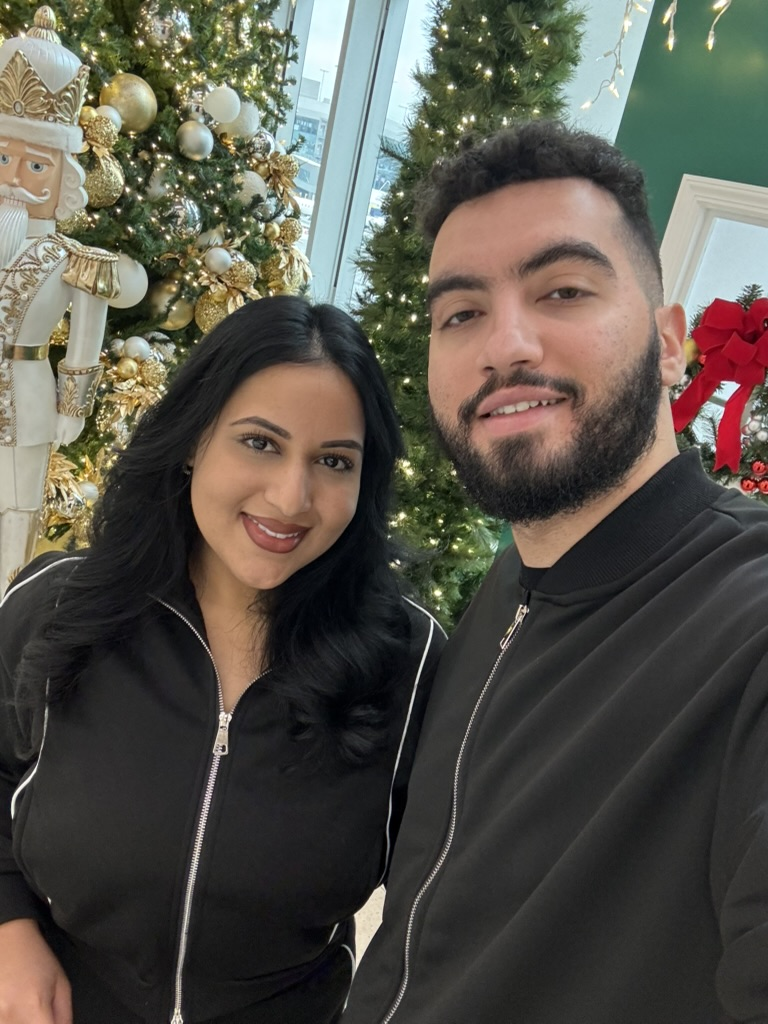
#> input picture my_photo.jpeg, 768 x 1024 px
$ python loveee.py
#> lines starting #> are read from the running program, lines starting #| are printed output that depends on the picture
import time
import sys
import random
import itertools
import threading
import datetime as dt
from PIL import Image

# ----------- CONFIG (customize this) -----------
HER_NAME = "Fatima, aka small pookie"
DAYS_TOGETHER = (dt.datetime.now() - dt.datetime(2023, 12, 5)).days
MEMORY_FILE = "our_memories_in_puerto_rico.csv"

FEATURES = [
    "your smile",
    "your jokes",
    "your beautiful face",
    "your laugh",
    "your kindness",
]

FINAL_MESSAGE = f"""
Conclusion:
No matter how many iterations I run,
the result is always the same:

I choose you.
I love you, {HER_NAME}.
Happy Anniversary ❤️
"""
# ----------------------------------------------


# ----------- UTILITIES -----------


def image_to_ascii(path, width=80):
    img = Image.open(path)
    img = img.convert("L")  # grayscale

    aspect_ratio = img.height / img.width
    height = int(width * aspect_ratio * 0.55)
    img = img.resize((width, height))

    pixels = img.convert("L").getdata()
    chars = "@%#*+=-:. "

    new_pixels = [chars[pixel // 26] for pixel in pixels]
    ascii_str = "".join(new_pixels)

    for i in range(0, len(ascii_str), width):
        print(ascii_str[i : i + width])


def slow_print(text, delay=0.03):
    for char in text:
        sys.stdout.write(char)
        sys.stdout.flush()
        time.sleep(delay)
    print()


def wait(min_t=0.3, max_t=0.8):
    time.sleep(random.uniform(min_t, max_t))


# ----------- SPINNER -----------
def spinner(task_name, duration=2):
    spinner_chars = itertools.cycle(["|", "/", "-", "\\"])
    end_time = time.time() + duration

    sys.stdout.write(f"{task_name} ")
    sys.stdout.flush()

    while time.time() < end_time:
        sys.stdout.write(next(spinner_chars))
        sys.stdout.flush()
        time.sleep(0.1)
        sys.stdout.write("\b")

    sys.stdout.write("✓\n")
    sys.stdout.flush()


# ----------- TRAINING LOOP -----------
def training_loop():
    loss = 1.0
    epochs = [1, 3, 5, 8, 12, 20, 35, 50]

    for epoch in epochs:
        wait()

        loss *= random.uniform(0.5, 0.8)

        slow_print(f"Epoch {epoch}/∞")
        slow_print(f"Loss: {loss:.4f} ❤️")

        if random.random() > 0.5:
            feature = random.choice(FEATURES)
            slow_print(f"Discovered feature: {feature}")

        if epoch == 20:
            slow_print("Warning: Unable to minimize love below threshold")
            slow_print("Reason: feelings too strong ❤️")

        if epoch == 35:
            slow_print("Overfitting on: your laugh (acceptable)")

        print()


# ----------- MAIN -----------
def main():
    slow_print("Initializing model...")
    spinner("Building architecture", 2)

    slow_print(f"Target: {HER_NAME}")
    spinner("Loading dataset", 2)

    slow_print(f"Dataset: {MEMORY_FILE}")
    slow_print(f"Samples loaded: {DAYS_TOGETHER} days")

    image_to_ascii("my_photo.jpeg")
#> in image_to_ascii, img is the input picture: PIL image 768x1024 RGB; mean R, G, B 86.7, 83.4, 74.6
#> in image_to_ascii, `img = img.convert("L")`:
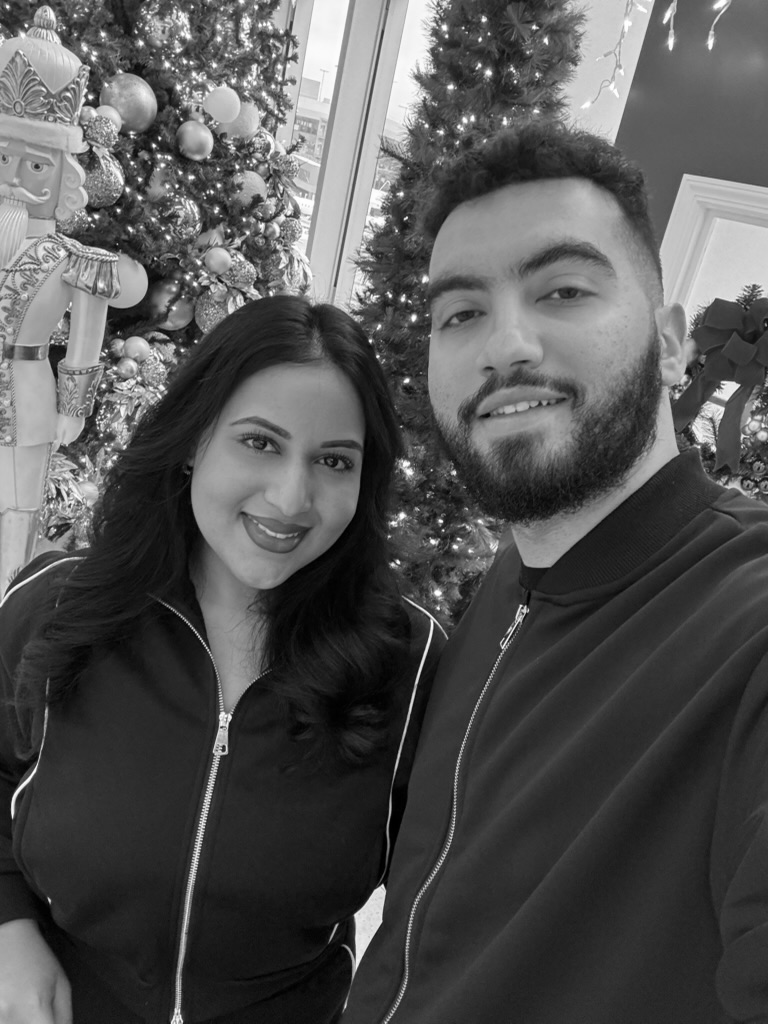
#> img: PIL image 768x1024 L; min 0, max 255, mean 83.4
#> in image_to_ascii, `img = img.resize((width, height))`:
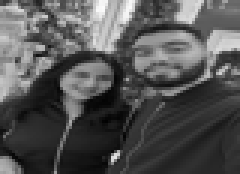
#> img: PIL image 80x58 L (shown 3 times larger); min 2, max 251, mean 83.4
#> in image_to_ascii, `new_pixels = [chars[pixel // 26] for pixel in pixels]`: new_pixels = 4640 items, first 6: '#', '#', '#', '*', '=', '='
#> the loop in image_to_ascii, `for i in range(0, len(ascii_str), width):` made 58 passes
#> i on passes 2 to 13: 80, 160, 240, 320, 400, 480, 560, 640, 720, 800, 880, 960
    # image_to_ascii("your_photo.jpg")

    spinner("Compiling feelings", 2)

    slow_print("Defining objective function...")
    slow_print(f"Goal: maximize happiness({HER_NAME}) ❤️")

    print()
    slow_print("Starting training...\n")

    training_loop()

    slow_print("Training complete.")
    slow_print("Model converged.\n")

    slow_print("Final prediction:")
    slow_print("P(love_you_forever) = 1.0\n")

    slow_print(FINAL_MESSAGE, delay=0.04)


if __name__ == "__main__":
    main()
